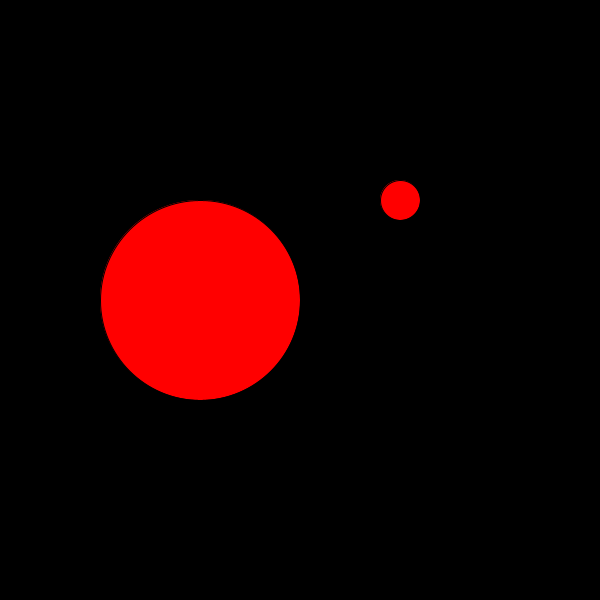
Frame 1 (no input)
Frame 60 (the mouse pressed at the canvas centre just before this capture): identical to frame 1, image omitted
Frame 120 (the mouse held since frame 60 and released just before this capture): identical to frame 1, image omitted

The Processing sketch that drew this single still picture (run headless with seeded random() and noise(); from frame 60 on, the mouse is pressed at the canvas centre):

// Processing sketch: round_buttons_function
// ── round_buttons_function.pde
// Circular buttons using a function

// For round button 1
float button1X = 200;
float button1Y = 300;
float button1Radius = 100;

// For round button 2
float button2X = 400;
float button2Y = 200;
float button2Radius = 20;

void setup() {
	size(600, 600);
}

void draw() {
	background(0);
	
	// Circular button 1
	if (checkRoundButton(button1X, button1Y, button1Radius) == true){
		fill(#00FF00);
	}	
	else{
		fill(#FF0000);
	}
	ellipse(button1X, button1Y, button1Radius*2, button1Radius*2);

	// Circular button 2
	if (checkRoundButton(button2X, button2Y, button2Radius) == true){
		fill(#00FF00);
	}	
	else{
		fill(#FF0000);
	}
	ellipse(button2X, button2Y, button2Radius*2, button2Radius*2);

}

// // Returns either true or false when a mouse rolls over a circle
boolean checkRoundButton(float buttonX, float buttonY, float buttonRadius){
	if(dist(mouseX, mouseY, buttonX, buttonY) < buttonRadius && mousePressed == true){
		return true;
	}
	else{
		return false;
	}
}
